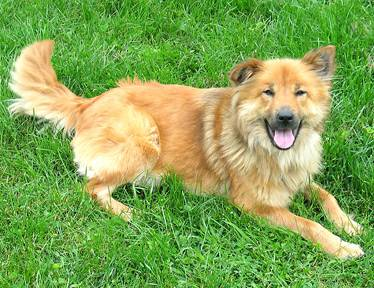
#> input picture HW3 - Image & Audio Compression with PCA/data/4.jpg, 374 x 288 px
$ jupyter execute --allow-errors 'PCA for data compression .ipynb'
#> lines starting #> are read from the running program, lines starting #| are printed output that depends on the picture
### HW3 - Image & Audio Compression with PCA/pca.py
import numpy as np

def compress(X, k):
    h, w = X.shape
    # Step 1: Find mean vector
    x_mean = np.mean(X, axis=0)

    # Step 2: Subtract mean
    X_hat = X - x_mean

    # Step 3: Compute Covariance matrix
    cov_mat = np.cov(X_hat, rowvar=0)

    # Step 4: Compute eigenvalues and eigenvectors
    eig_vals, eig_vecs = np.linalg.eig(cov_mat)
    sorted_eig_vals = np.argsort(eig_vals)[::-1]
    eig_vals = eig_vals[sorted_eig_vals]
    eig_vecs = eig_vecs[:, sorted_eig_vals]

    # Step 5: Choose k
    #eig_vals_filter = sorted_eig_vals[:k]
    U_k = eig_vecs[:, :k]

    # Step 6: Compute compressed matrix
    Z = X_hat @ U_k
    return Z, U_k, x_mean

def decode(Z, U_k, x_mean):
    # Reconstruct
    Xapprox = (Z @ U_k.T) + x_mean
    return Xapprox.real

### HW3 - Image & Audio Compression with PCA/PCA for data compression .ipynb
[cell 1]
import numpy as np
import matplotlib.pyplot as plt
from PIL import Image
from scipy.io.wavfile import read, write
import os
import csv
from pca import compress, decode

[cell 2]
img_path = './data/4.jpg'
audio_path = './data/godzilla_roar.wav'
img_save_path = './images/'
audio_save_path = './audios/'
csv_save_path = './compress_rate_result'

[cell 3]
os.makedirs(img_save_path, exist_ok=True)
os.makedirs(audio_save_path, exist_ok=True)
os.makedirs(csv_save_path, exist_ok=True)

# Image Compression

[cell 4]
def read_img(path):
#> called with path = './data/4.jpg'
    img = Image.open(path).convert('L')
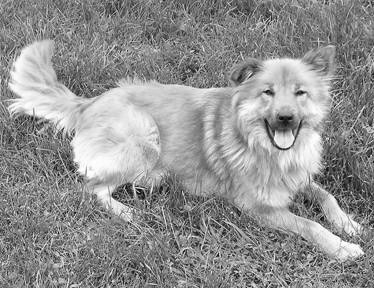
#> img: PIL image 374x288 L; min 6, max 255, mean 146.2
    img_arr = np.asarray(img)
    return img_arr

[cell 5]
def show_img(arr):
    print(f'Image size: {arr.shape}')
#| Image size: (288, 374)
    plt.imshow(arr, cmap='gray', vmin=0, vmax=255)
    plt.xticks([])
    plt.yticks([])
    plt.show()

[cell 6]
def save_img(arr, k):
    filename = f'k_{k}.jpg'
    path = os.path.join(img_save_path, filename)
    imk = Image.fromarray(arr).convert('L')
    imk.save(path)

[cell 7]
def save_csv(k_list, ratio_list, path, filename):
    with open(os.path.join(path, filename), 'w') as f:
        writer = csv.writer(f, delimiter='\t')
        writer.writerow(['k', 'compression rate'])
        writer.writerows(zip(k_list, ratio_list))

[cell 8]
k_list = []
k_img_list = []
ratio_list = []

[cell 9]
def compress_img(img_arr):
    h, w = img_arr.shape
#> h = 288; w = 374
    for k in range(1, min(h,w), 5):
        U_k, x_mean, Z = compress(img_arr, k)
        Xapprox = decode(U_k, x_mean, Z)
        k_list.append(k)
        k_img_list.append(Xapprox)
        save_img(Xapprox, k)
#> this loop made 58 passes
#> pass 1, in compress, `X_hat = X - x_mean`:
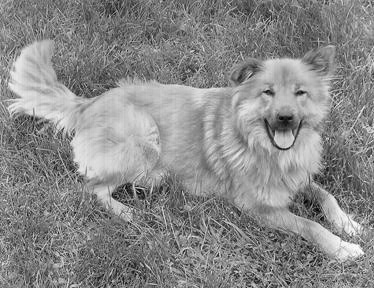
#> X_hat: shape (288, 374) float64; min -158.8, max 134.4, mean 0; drawn with min black and max white
#> pass 1, in compress, `cov_mat = np.cov(X_hat, rowvar=0)`:
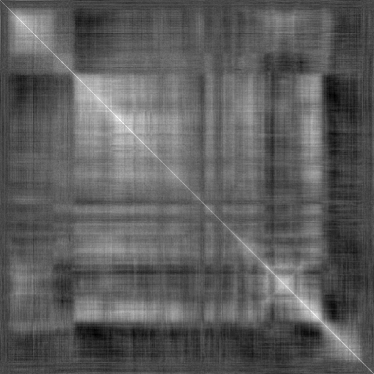
#> cov_mat: shape (374, 374) float64; min -1309.9, max 3312.3, mean 380.6; drawn with min black and max white
#> pass 1, in compress_img, `Xapprox = decode(U_k, x_mean, Z)`:
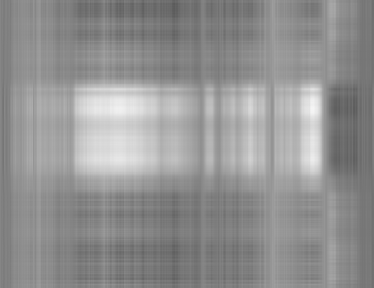
#> Xapprox: shape (288, 374) float64; min 91.74, max 245.9, mean 146.2
#> after the loop, k_img_list = 58 items; k_list = 58 values from 1 to 286
    print('Image compression completed !!!')

[cell 10]
# Show the original image
img_arr = read_img(img_path)
show_img(img_arr)

[cell 11]
compress_img(img_arr)

[cell 12]
# Compute ratio
for i in range(len(k_img_list)):
    error = np.linalg.norm(img_arr - k_img_list[i]) / np.linalg.norm(img_arr)
    h, w = img_arr.shape
    k = k_list[i]
    ori_size = h * w
    compressed_size = 4 * (h * k + w + k * w)
    ratio = compressed_size / ori_size
    ratio_list.append(ratio)
#> this loop made 58 passes
#> (error, k, compressed_size, ratio) on passes 1 to 12: (0.254, 1, 4144, 0.0385), (0.195, 6, 17384, 0.161), (0.179, 11, 30624, 0.284), (0.168, 16, 43864, 0.407), (0.159, 21, 57104, 0.53), (0.151, 26, 70344, 0.653), (0.144, 31, 83584, 0.776), (0.138, 36, 96824, 0.899), (0.132, 41, 110064, 1.02), (0.126, 46, 123304, 1.14), (0.121, 51, 136544, 1.27), (0.116, 56, 149784, 1.39)
#> after the loop, ratio_list = 58 values from 0.0385 to 7.04

[cell 13]
# Save to csv
save_csv(k_list, ratio_list, csv_save_path, 'image.csv')

[cell 14]
plt.plot(k_list, ratio_list)
plt.axhline(1, 0, 1, color='r')
plt.xlabel('k')
plt.ylabel('Compression rate')
plt.show()
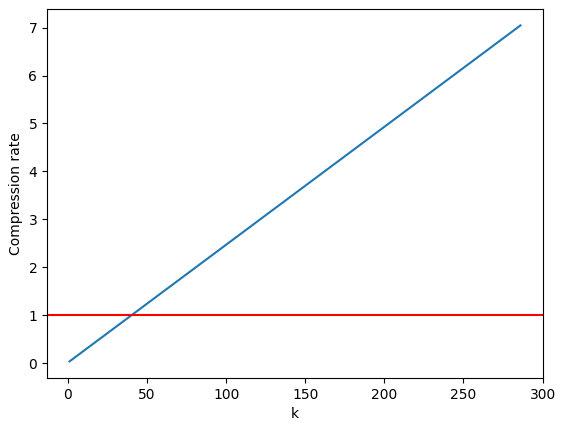
#> figure drawn by matplotlib, 1 panel; curve peaks at x = 286, y = 7.04

# Audio Compression

[cell 15]
def read_audio(path):
    rate, data = read(path)
    audio_arr = np.array(data, dtype=float)
    return audio_arr[:, 0], rate

[cell 16]
def convert_audio_to_matrix(audio_arr, matrix_size):
    hanging = matrix_size - np.mod(len(audio_arr), matrix_size)
    padded = np.lib.pad(audio_arr, (0, hanging), 'constant', constant_values=0)
    audio_reshaped = padded.reshape((len(padded) // matrix_size, matrix_size))
    return audio_reshaped, len(padded), hanging

[cell 17]
def save_audio(k, array, rate):
    filename = f'k_{k}.wav'
    path = os.path.join(audio_save_path, filename)
    write(path, rate, array)

[cell 18]
resized = 500
k_list = []
k_audio_list = []
ratio_list = []

[cell 19]
def compress_sound(audio_arr, rate):
    audio_reshaped, padded_len, hanging = convert_audio_to_matrix(audio_arr, resized)
    for k in range(1, resized, 10):
        U_k, x_mean, Z = compress(audio_reshaped, k)
        Xapprox = decode(U_k, x_mean, Z)
        Xapprox = Xapprox.reshape((padded_len))
        Xapprox = Xapprox[0:-hanging]
        k_list.append(k)
        k_audio_list.append(Xapprox)
        save_audio(k, Xapprox, rate)
    print('Audio Compression finished !!!')

#> (a cell that did not finish here is left out)

[cell 21]
for i in range(len(k_list)):
    ori_size = 2 * len(audio_arr)
    h, w = (len(audio_arr) // resized + (len(audio_arr) % resized > 0)), resized
    k = k_list[i]
    compressed_size = 4 * (h * k + w + w * k)
    ratio = compressed_size / ori_size
    ratio_list.append(ratio)
#> after the loop, ratio_list = []

[cell 22]
# Save to csv
save_csv(k_list, ratio_list, csv_save_path, 'audio.csv')

[cell 23]
plt.plot(k_list, ratio_list)
plt.axhline(1, 0, 1, color='r')
plt.xlabel('k')
plt.ylabel('Compression rate')
plt.show()
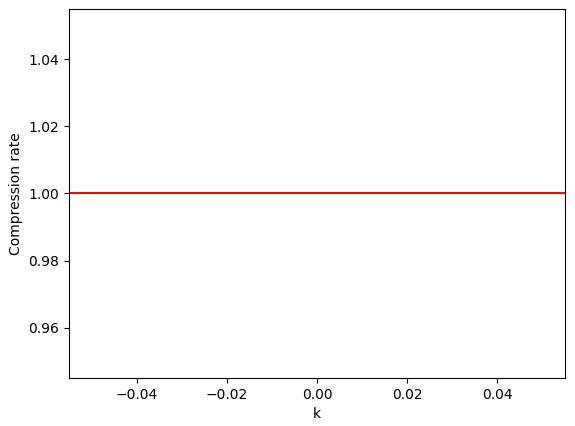
#> figure drawn by matplotlib, 1 panel
